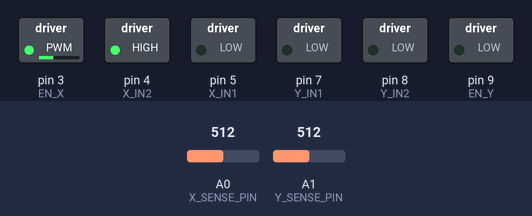
The sketch below on a simulated Arduino Uno, built with avr-gcc and run on an emulated ATmega328P. Parts: switched loads named in the sketch (green lamp = pin HIGH). The test bench sets the inputs (shaded band); at power-on: A0 (X_SENSE_PIN) = 512, A1 (Y_SENSE_PIN) = 512. What the sketch prints to the serial monitor is not drawn.

Above: at 1.7 s.
1.8 s: A0 (X_SENSE_PIN) set to 716
At 2.5 s:
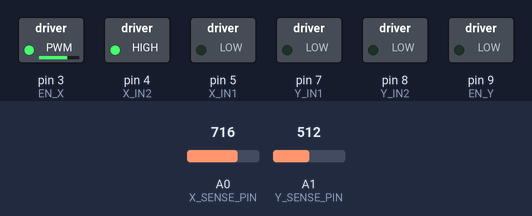
3.3 s: A1 (Y_SENSE_PIN) set to 716
At 4.5 s:
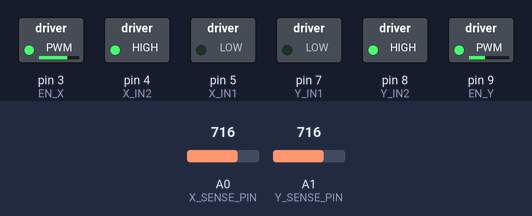
4.8 s: A1 (Y_SENSE_PIN) set to 900
At 6.0 s:
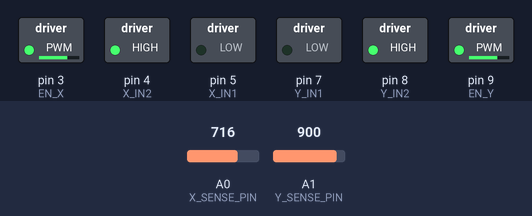
6.3 s: A0 (X_SENSE_PIN) set to 511
At 7.1 s:
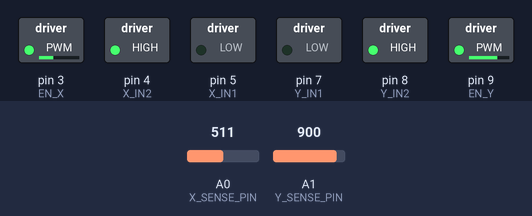
7.8 s: A0 (X_SENSE_PIN) set to 434
9.3 s: A0 (X_SENSE_PIN) set to 411
At 10.6 s:
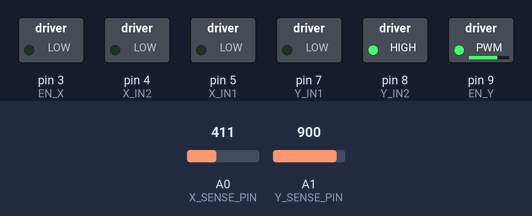
Timing chart, 0 to 11.8 s (numbered marks = the images above; inputs shaded):
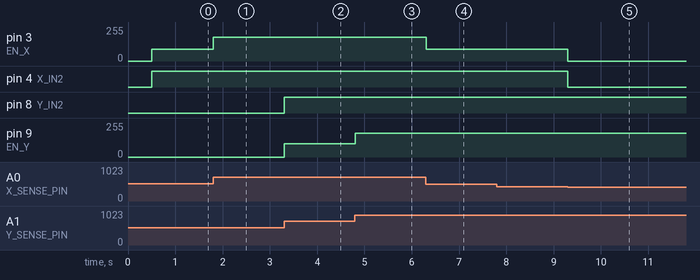

The sketch:

plotterCode.ino
```cpp
// ==============================
// Full software closed-loop XY control
// For DC motors + L298N/L293D + 2 linear pots
// ==============================

// -------- Position feedback pins --------
const int X_SENSE_PIN = A0;
const int Y_SENSE_PIN = A1;

// -------- Motor pins --------
// X axis motor
// Y axis motor
const int EN_Y  = 9;
const int Y_IN1 = 7;
const int Y_IN2 = 8;

// X axis motor
const int EN_X  = 3;
const int X_IN1 = 5;
const int X_IN2 = 4;
// -------- Mechanical calibration --------
// Replace these with your measured endpoint ADC values
int X_ADC_MIN = 17;   // X at 0 mm
int X_ADC_MAX = 800;   // X at X_TRAVEL_MM

int Y_ADC_MIN = 17;   // Y at 0 mm
int Y_ADC_MAX = 1000;   // Y at Y_TRAVEL_MM

const float X_TRAVEL_MM = 80.0;
const float Y_TRAVEL_MM =80.0;

// -------- Controller tuning --------
float KP_X = 6.0;
float KP_Y = 6.0;

const float DEADBAND_MM = 1.0;   // stop within this error
const int MIN_PWM = 90;          // enough to overcome friction
const int MAX_PWM = 180;         // safety cap

// -------- Targets --------
float targetX_mm = 40.0;
float targetY_mm = 50.0;

// -------- Timing --------
unsigned long lastControlMs = 0;
unsigned long lastPrintMs = 0;
const unsigned long CONTROL_PERIOD_MS = 10;
const unsigned long PRINT_PERIOD_MS = 50;

// ==============================
// Helpers
// ==============================
float clampFloat(float x, float lo, float hi) {
  if (x < lo) return lo;
  if (x > hi) return hi;
  return x;
}

float adcToMm(int adc, int adcMin, int adcMax, float travelMm) {
  if (adcMax == adcMin) return 0.0;
  float frac = (float)(adc - adcMin) / (float)(adcMax - adcMin);
  frac = clampFloat(frac, 0.0, 1.0);
  return frac * travelMm;
}

int readXadc() {
  return analogRead(X_SENSE_PIN);
}

int readYadc() {
  return analogRead(Y_SENSE_PIN);
}

float readXmm() {
  return adcToMm(readXadc(), X_ADC_MIN, X_ADC_MAX, X_TRAVEL_MM);
}

float readYmm() {
  return adcToMm(readYadc(), Y_ADC_MIN, Y_ADC_MAX, Y_TRAVEL_MM);
}

// ==============================
// Motor drive
// ==============================
void driveX(int pwmCmd) {
  int pwm = abs(pwmCmd);
  pwm = constrain(pwm, 0, MAX_PWM);

  if (pwmCmd > 0) {
    digitalWrite(X_IN1, HIGH);
    digitalWrite(X_IN2, LOW);
    analogWrite(EN_X, pwm);
  } else if (pwmCmd < 0) {
    digitalWrite(X_IN1, LOW);
    digitalWrite(X_IN2, HIGH);
    analogWrite(EN_X, pwm);
  } else {
    analogWrite(EN_X, 0);
    digitalWrite(X_IN1, LOW);
    digitalWrite(X_IN2, LOW);
  }
}

void driveY(int pwmCmd) {
  int pwm = abs(pwmCmd);
  pwm = constrain(pwm, 0, MAX_PWM);

  if (pwmCmd > 0) {
    digitalWrite(Y_IN1, HIGH);
    digitalWrite(Y_IN2, LOW);
    analogWrite(EN_Y, pwm);
  } else if (pwmCmd < 0) {
    digitalWrite(Y_IN1, LOW);
    digitalWrite(Y_IN2, HIGH);
    analogWrite(EN_Y, pwm);
  } else {
    analogWrite(EN_Y, 0);
    digitalWrite(Y_IN1, LOW);
    digitalWrite(Y_IN2, LOW);
  }
}

void stopAllMotors() {
  driveX(0);
  driveY(0);
}

// ==============================
// Controller
// ==============================
int positionController(float errorMm, float kp) {
  if (abs(errorMm) <= DEADBAND_MM) {
    return 0;
  }

  int pwm = (int)(kp * abs(errorMm));

  if (pwm < MIN_PWM) pwm = MIN_PWM;
  if (pwm > MAX_PWM) pwm = MAX_PWM;

  if (errorMm > 0) return pwm;
  return -pwm;
}

void updateClosedLoop() {
  float xNow = readXmm();
  float yNow = readYmm();

  float errX = targetX_mm - xNow;
  float errY = targetY_mm - yNow;

  int cmdX = positionController(errX, KP_X);
  int cmdY = positionController(errY, KP_Y);

  driveX(cmdX);
  driveY(cmdY);
}

// ==============================
// Motion interface
// ==============================
void setTarget(float xMm, float yMm) {
  targetX_mm = clampFloat(xMm, 0.0, X_TRAVEL_MM);
  targetY_mm = clampFloat(yMm, 0.0, Y_TRAVEL_MM);
}

bool atTarget() {
  float xNow = readXmm();
  float yNow = readYmm();
  return (abs(targetX_mm - xNow) <= DEADBAND_MM &&
          abs(targetY_mm - yNow) <= DEADBAND_MM);
}

// Blocking move, good for first testing
void moveTo(float xMm, float yMm) {
  setTarget(xMm, yMm);

  unsigned long start = millis();
  const unsigned long timeoutMs = 8000;

  while (!atTarget()) {
    updateClosedLoop();

    if (millis() - start > timeoutMs) {
      break;
    }

    delay(CONTROL_PERIOD_MS);
  }

  stopAllMotors();
}

// ==============================
// Serial commands
// G x y     -> move to x,y in mm
// P         -> print current position
// C         -> print raw ADC values
// ==============================
void handleSerial() {
  if (!Serial.available()) return;

  String line = Serial.readStringUntil('\n');
  line.trim();

  if (line.length() == 0) return;

  if (line == "P") {
    Serial.print("Xmm: ");
    Serial.print(readXmm(), 2);
    Serial.print(", Ymm: ");
    Serial.println(readYmm(), 2);
    return;
  }

  if (line == "C") {
    Serial.print("Xadc: ");
    Serial.print(readXadc());
    Serial.print(", Yadc: ");
    Serial.println(readYadc());
    return;
  }

  if (line.startsWith("G")) {
  int firstSpace = line.indexOf(' ');
  int secondSpace = line.indexOf(' ', firstSpace + 1);

  if (firstSpace > 0 && secondSpace > firstSpace) {
    float xCmd = line.substring(firstSpace + 1, secondSpace).toFloat();
    float yCmd = line.substring(secondSpace + 1).toFloat();

    setTarget(xCmd, yCmd);

    Serial.print("Target set to ");
    Serial.print(targetX_mm, 2);
    Serial.print(", ");
    Serial.println(targetY_mm, 2);
  } else {
    Serial.println("Bad G command");
  }
}
}

// ==============================
// Setup / loop
// ==============================
void setup() {
  pinMode(EN_X, OUTPUT);
  pinMode(X_IN1, OUTPUT);
  pinMode(X_IN2, OUTPUT);

  pinMode(EN_Y, OUTPUT);
  pinMode(Y_IN1, OUTPUT);
  pinMode(Y_IN2, OUTPUT);

  stopAllMotors();

  Serial.begin(115200);
  delay(500);

  Serial.println("Closed-loop XY controller ready");
  Serial.println("Use commands:");
  Serial.println("  G x y");
  Serial.println("  P");
  Serial.println("  C");

  // Start at center
  setTarget(X_TRAVEL_MM / 2.0, Y_TRAVEL_MM / 2.0);
}

void loop() {
  handleSerial();

  unsigned long now = millis();

  if (now - lastControlMs >= CONTROL_PERIOD_MS) {
    lastControlMs = now;
    updateClosedLoop();
  }

  if (now - lastPrintMs >= PRINT_PERIOD_MS) {
    lastPrintMs = now;

    // Serial.print("Xadc: ");
    // Serial.print(readXadc());
    // Serial.print(", Yadc: ");
    // Serial.print(readYadc());
    // Serial.print(", Xmm: ");
    // Serial.print(readXmm(), 2);
    // Serial.print(", Ymm: ");
    // Serial.print(readYmm(), 2);
    // Serial.print(", TX: ");
    // Serial.print(targetX_mm, 2);
    // Serial.print(", TY: ");
    // Serial.println(targetY_mm, 2);
  }
}
```

Measured:
- the behaviour switches between 419 and 418 on A0 (X_SENSE_PIN) (found by bisection; images 4 and 5)
- after the input at 1.8 s, pin 3 (EN_X): 90/255 → 180/255 at once
- after the input at 3.3 s, pin 8 (Y_IN2): LOW → HIGH at once; pin 9 (EN_Y): 0/255 → 101/255 at once
- after the input at 4.8 s, pin 9 (EN_Y): 101/255 → 180/255 at once
- after the input at 6.3 s, pin 3 (EN_X): 180/255 → 90/255 at once
- after the input at 7.8 s, every drawn part: stays the same
- after the input at 9.3 s, pin 3 (EN_X): 90/255 → 0/255 at once; pin 4 (X_IN2): HIGH → LOW at once
